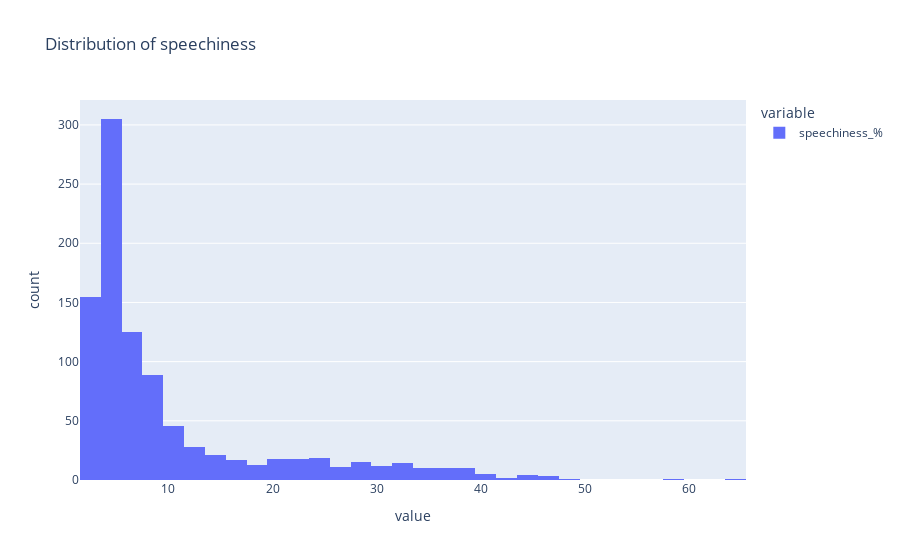

This figure's notebook cell:
### Code cell
fig = px.histogram(df['speechiness_%'], title='Distribution of speechiness')

fig.show()

### Figure 1 — Plotly figure (JSON) as saved in the notebook; plotly's stock layout.template omitted (floating-point values rounded to 4 significant figures; data arrays with more than 128 entries replaced by an {"elided": "..."} marker saying what was removed)
{"data": [{"alignmentgroup": "True", "bingroup": "x", "hovertemplate": "variable=speechiness_%<br>value=%{x}<br>count=%{y}<extra></extra>", "legendgroup": "speechiness_%", "marker": {"color": "#636efa", "pattern": {"shape": ""}}, "name": "speechiness_%", "offsetgroup": "speechiness_%", "orientation": "v", "showlegend": true, "type": "histogram", "x": {"elided": "953 int values"}, "xaxis": "x", "yaxis": "y"}], "layout": {"barmode": "relative", "legend": {"title": {"text": "variable"}, "tracegroupgap": 0}, "title": {"text": "Distribution of speechiness"}, "xaxis": {"anchor": "y", "domain": [0, 1], "title": {"text": "value"}}, "yaxis": {"anchor": "x", "domain": [0, 1], "title": {"text": "count"}}}}
